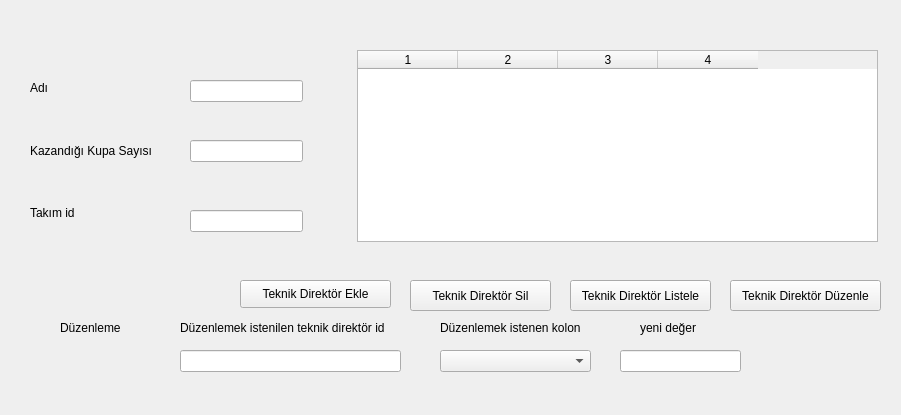
<?xml version="1.0" encoding="UTF-8"?>
<ui version="4.0">
 <class>Form</class>
 <widget class="QWidget" name="Form">
  <property name="geometry">
   <rect>
    <x>0</x>
    <y>0</y>
    <width>901</width>
    <height>415</height>
   </rect>
  </property>
  <property name="windowTitle">
   <string>Form</string>
  </property>
  <widget class="QWidget" name="verticalLayoutWidget">
   <property name="geometry">
    <rect>
     <x>30</x>
     <y>60</y>
     <width>131</width>
     <height>181</height>
    </rect>
   </property>
   <layout class="QVBoxLayout" name="verticalLayout">
    <item>
     <widget class="QLabel" name="label">
      <property name="text">
       <string>Adı</string>
      </property>
     </widget>
    </item>
    <item>
     <widget class="QLabel" name="label_2">
      <property name="text">
       <string>Kazandığı Kupa Sayısı</string>
      </property>
     </widget>
    </item>
    <item>
     <widget class="QLabel" name="label_3">
      <property name="text">
       <string>Takım id</string>
      </property>
     </widget>
    </item>
   </layout>
  </widget>
  <widget class="QLineEdit" name="lineEdit_adi">
   <property name="geometry">
    <rect>
     <x>190</x>
     <y>80</y>
     <width>113</width>
     <height>22</height>
    </rect>
   </property>
  </widget>
  <widget class="QLineEdit" name="lineEdit_kupasayisi">
   <property name="geometry">
    <rect>
     <x>190</x>
     <y>140</y>
     <width>113</width>
     <height>22</height>
    </rect>
   </property>
  </widget>
  <widget class="QLineEdit" name="lineEdit_takimid">
   <property name="geometry">
    <rect>
     <x>190</x>
     <y>210</y>
     <width>113</width>
     <height>22</height>
    </rect>
   </property>
  </widget>
  <widget class="QTableWidget" name="tableWidget">
   <property name="geometry">
    <rect>
     <x>357</x>
     <y>50</y>
     <width>521</width>
     <height>192</height>
    </rect>
   </property>
   <property name="columnCount">
    <number>4</number>
   </property>
   <column/>
   <column/>
   <column/>
   <column/>
  </widget>
  <widget class="QPushButton" name="pushButton">
   <property name="geometry">
    <rect>
     <x>240</x>
     <y>280</y>
     <width>151</width>
     <height>28</height>
    </rect>
   </property>
   <property name="text">
    <string>Teknik Direktör Ekle</string>
   </property>
  </widget>
  <widget class="QPushButton" name="pushButton_2">
   <property name="geometry">
    <rect>
     <x>410</x>
     <y>280</y>
     <width>141</width>
     <height>31</height>
    </rect>
   </property>
   <property name="text">
    <string>Teknik Direktör Sil</string>
   </property>
  </widget>
  <widget class="QPushButton" name="pushButton_3">
   <property name="geometry">
    <rect>
     <x>570</x>
     <y>280</y>
     <width>141</width>
     <height>31</height>
    </rect>
   </property>
   <property name="text">
    <string>Teknik Direktör Listele</string>
   </property>
  </widget>
  <widget class="QPushButton" name="pushButton_4">
   <property name="geometry">
    <rect>
     <x>730</x>
     <y>280</y>
     <width>151</width>
     <height>31</height>
    </rect>
   </property>
   <property name="text">
    <string>Teknik Direktör Düzenle</string>
   </property>
  </widget>
  <widget class="QLabel" name="label_4">
   <property name="geometry">
    <rect>
     <x>60</x>
     <y>320</y>
     <width>81</width>
     <height>16</height>
    </rect>
   </property>
   <property name="text">
    <string>Düzenleme</string>
   </property>
  </widget>
  <widget class="QLabel" name="label_5">
   <property name="geometry">
    <rect>
     <x>180</x>
     <y>320</y>
     <width>231</width>
     <height>16</height>
    </rect>
   </property>
   <property name="text">
    <string>Düzenlemek istenilen teknik direktör id </string>
   </property>
  </widget>
  <widget class="QLabel" name="label_6">
   <property name="geometry">
    <rect>
     <x>440</x>
     <y>320</y>
     <width>161</width>
     <height>16</height>
    </rect>
   </property>
   <property name="text">
    <string>Düzenlemek istenen kolon</string>
   </property>
  </widget>
  <widget class="QLabel" name="label_7">
   <property name="geometry">
    <rect>
     <x>640</x>
     <y>320</y>
     <width>81</width>
     <height>16</height>
    </rect>
   </property>
   <property name="text">
    <string>yeni değer</string>
   </property>
  </widget>
  <widget class="QLineEdit" name="lineEdit_teknikid">
   <property name="geometry">
    <rect>
     <x>180</x>
     <y>350</y>
     <width>221</width>
     <height>22</height>
    </rect>
   </property>
  </widget>
  <widget class="QComboBox" name="comboBox">
   <property name="geometry">
    <rect>
     <x>440</x>
     <y>350</y>
     <width>151</width>
     <height>22</height>
    </rect>
   </property>
   <property name="currentIndex">
    <number>-1</number>
   </property>
   <item>
    <property name="text">
     <string>Adı</string>
    </property>
   </item>
   <item>
    <property name="text">
     <string>Kazandığı Kupa Sayısı</string>
    </property>
   </item>
   <item>
    <property name="text">
     <string>Takım id</string>
    </property>
   </item>
  </widget>
  <widget class="QLineEdit" name="lineEdit_yenideger">
   <property name="geometry">
    <rect>
     <x>620</x>
     <y>350</y>
     <width>121</width>
     <height>22</height>
    </rect>
   </property>
  </widget>
 </widget>
 <resources/>
 <connections/>
</ui>
